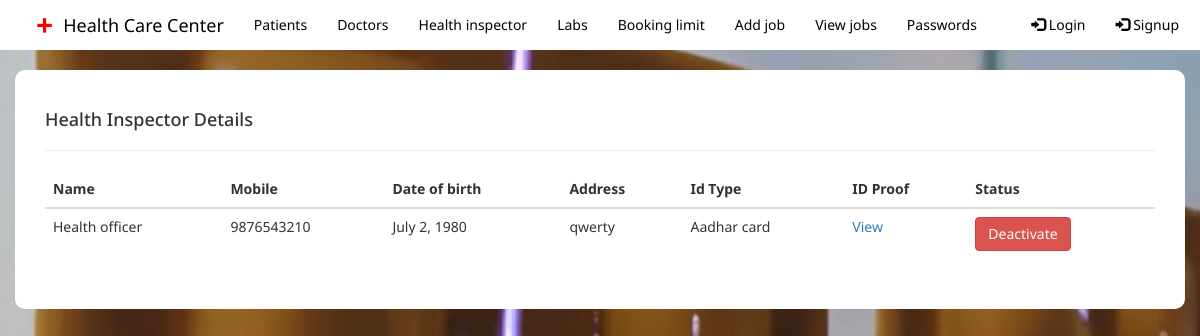
Screenshot of /admin_hi/ with the database file from the repository.
### myapp/models.py (models this page shows)
class HI(models.Model):
    user = models.OneToOneField(User, on_delete=models.CASCADE)
    first_name = models.CharField(max_length=20, null=True)
    last_name = models.CharField(max_length=20, null=True)
    profile_pic = models.ImageField(upload_to='profile_pic/HIProfilePic/', null=True, blank=True)
    dob = models.DateField(verbose_name='Date of birth')
    address = models.TextField(default=" ")
    mobile = models.CharField(max_length=10, null=True, validators=[mobile])
    id_type = models.CharField(max_length=30, choices=id_proofs)
    id_proof = models.FileField(upload_to='id_proofs')
    def __str__(self):
        return f'{self.first_name} {self.last_name}'

### myapp/views.py (the view, shortened to what this page needs)
# urls.py: path('admin_hi/', views.admin_hi, name='admin_hi'),
def admin_hi(request):
    objects = models.HI.objects.all()
    return render(request, 'admin_hi.html', {'objects':objects})

### myapp/templates/admin_hi.html (shortened to what this page needs)
{% extends 'admin_base.html' %}
{% block body %}
<div class="container my-5" style="background-color: white; border-radius: 10px; padding: 30px;">
    {% if objects %}
    <h4>Health Inspector Details</h4><hr>
<table class="table table-hovered">
    <thead>
        <tr>
            <th>Name</th>
            <th>Mobile</th>
            <th>Date of birth</th>
            <th>Address</th>
            <th>Id Type</th>
            <th>ID Proof</th>
            <th>Status</th>
        </tr>
    </thead>
    <tbody>
{% for i in objects %}
<tr>
    <td>{{i}}</td>
    <td>{{i.mobile}}</td>
    <td>{{i.dob}}</td>
    <td>{{i.address}}</td>
    <td>{{i.id_type}}</td>
    <td><a href="{{i.id_proof.url}}" target="_blank">View</a></td>
    {% if i.user.is_active %}
<form method="post">
<td><button type="submit" class="btn btn-danger">Deactivate</button></td>
</form>
{% else %}
<form method="post">
    {% csrf_token %}
    <input type="hidden" name="username" id="" value="{{i.user.username}}">
<td><button type="submit" class="btn btn-success">Activate</button></td>
</form>
{% endif %}
</tr>
{% endfor %}
    </tbody>
</table>
{% else %}
<h4>No data found</h4>
{% endif %}
</div>
{% endblock %}

### myapp/static/formdiv.css (style rules this page uses)
* { margin: 0; padding: 0; font-family: "Noto Sans", sans-serif;; }

### rows the page displays
HI: first_name+last_name "Health officer", mobile "9876543210", dob "July 2, 1980", address "qwerty", id_type "Aadhar card"
